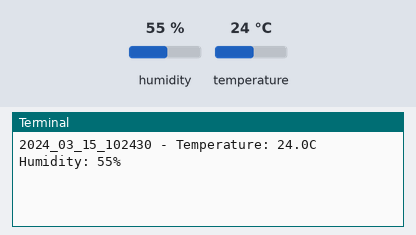
Bench run of a program on a simulated Raspberry Pi (BCM pin numbers). Parts: the last lines printed to the terminal. Inputs (shaded band) come from the test bench; at power-on: humidity 55 %, temperature 24 °C. The clock reads 2024-03-15 10:24:30 at power-on unless the program sets it; files the program writes start out absent.

Above: at 1.2 s.
1.3 s: humidity set to 22 %
At 6.7 s:
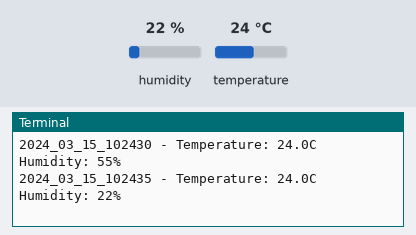
7.6 s: temperature set to 12 °C
At 11.4 s:
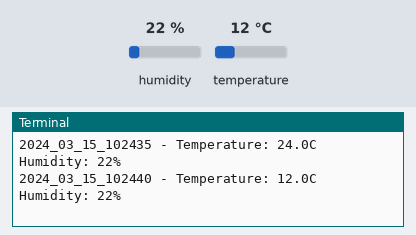
13.9 s: humidity set to 40 %
At 17.3 s:
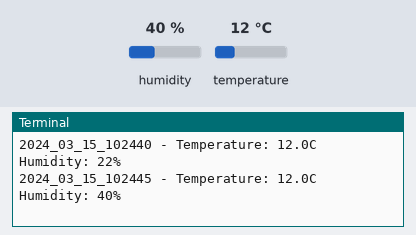
Timing chart, 0 to 18.8 s (numbered marks = the images above; inputs shaded):
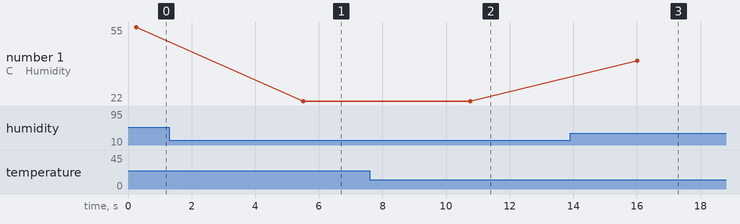

Measured:
- after the input at 1.3 s, the terminal: prints a new line after 4.2 s (image 1)
- after the input at 7.6 s, the terminal: prints a new line after 3.2 s (image 2)
- after the input at 13.9 s, the terminal: prints a new line after 2.1 s (image 3)
- plotted number 1: 55 → 22 after the input at 1.3 s, 22 → 40 after the input at 13.9 s

The program:

s_dht11.py
```python
import signal
from time import sleep

import board
import adafruit_dht
from datetime import datetime
import argparse

my_parser = argparse.ArgumentParser()
my_parser.add_argument('-s', '--sleep', action='store', type=int, default=5)
my_parser.add_argument('--id', action='store', type=str, default="dht11")

args = my_parser.parse_args()

SLEEP_SECONDS_SENSORS = args.sleep

dhtDevice = adafruit_dht.DHT11(board.D18)


class DHT11Monitor:
    def __init__(self):
        signal.signal(signal.SIGINT, self.terminate)
        signal.signal(signal.SIGTERM, self.terminate)
        self.current_day = datetime.now().day
        self.out_path = "s_dht11_{}_out.csv".format(datetime.now().strftime('%Y_%m_%d'))
        self.out_file = open(self.out_path, 'a')

    def terminate(self):
        self.out_file.close()
        print("Exiting ... ")

    def change_log_file(self):
        self.out_file.close()
        self.out_path = "s_dht11_{}_out.csv".format(datetime.now().strftime('%Y_%m_%d'))
        self.out_file = open(self.out_path, 'a')
        self.current_day = datetime.now().day


monitor = DHT11Monitor()

while True:
    if datetime.now().day != monitor.current_day:
        monitor.change_log_file()

    for _ in range(5):
        try:
            now = datetime.now()
            temperature_c = dhtDevice.temperature
            humidity = dhtDevice.humidity

            print("{} - Temperature: {:.1f}C    Humidity: {}% ".format(
                now.strftime('%Y_%m_%d_%H%M%S'), temperature_c, humidity), flush=True)
            to_write = "{}, {:.1f}, {}\n".format(now.strftime('%Y_%m_%d_%H%M%S'), temperature_c, humidity)
            monitor.out_file.write(to_write)
            break
        except RuntimeError as error:
            pass

    sleep(SLEEP_SECONDS_SENSORS)
```
